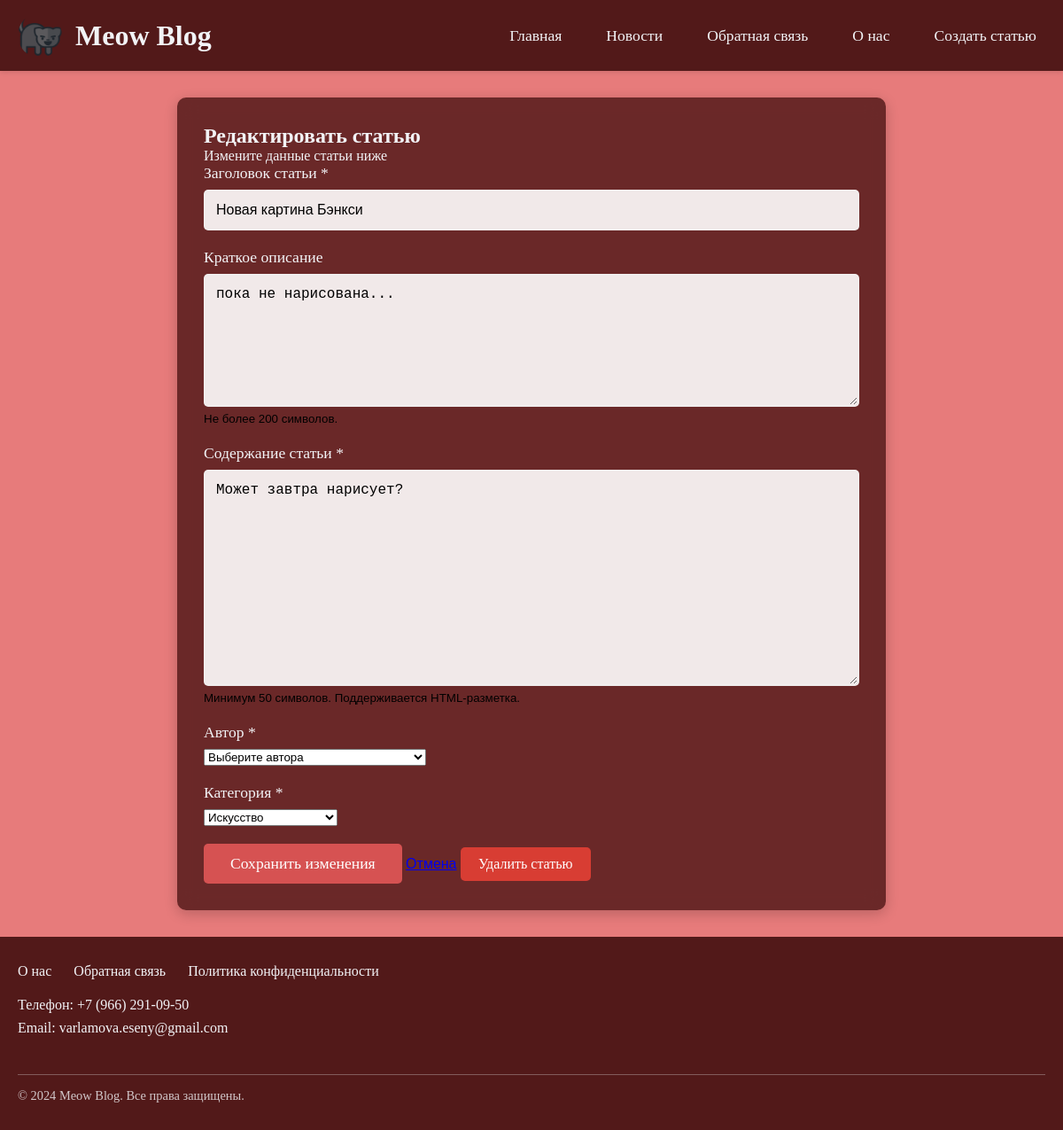
Screenshot of /edit-article/1 with the database file from the repository.
### main.py (models this page shows, shortened)
class Article(db.Model):
    __tablename__ = 'articles'
    id = db.Column(db.Integer, primary_key=True)
    title = db.Column(db.String(200), nullable=False)
    text = db.Column(db.Text, nullable=False)
    created_date = db.Column(db.DateTime, default=get_local_datetime)  # ИСПРАВЛЕНО: используем локальную функцию
    category = db.Column(db.String(50), nullable=False, default='Разное')
    excerpt = db.Column(db.Text)
    user_id = db.Column(db.Integer, db.ForeignKey('users.id'), nullable=False)
    comments = db.relationship('Comment', backref='article', lazy=True, cascade='all, delete-orphan')

### main.py (the view, shortened to what this page needs)
@app.route('/edit-article/<int:id>', methods=['GET', 'POST'])
def edit_article(id):
    article = Article.query.get(id)
    if not article:
        flash('Статья не найдена!', 'error')
        return redirect(url_for('news'))
    return render_template('edit_article.html',
                           article=article_to_dict(article),
                           title=article.title,
                           content=article.text,
                           author_id=article.user_id,
                           category=article.category,
                           excerpt=article.excerpt,
                           authors=AUTHORS,
                           categories=CATEGORIES)

### main.py (called while the page is built)
def article_to_dict(article):
    return {
        'id': article.id,
        'title': article.title,
        'date': article.created_date.strftime('%d %B %Y'),
        'excerpt': article.excerpt or article.text[:100] + '...',
        'content': f'<p>{article.text}</p>',
        'author_id': article.user_id,
        'category': article.category
    }

### templates/edit_article.html (shortened to what this page needs)
{% extends "base.html" %}
{% block content %}
<div class="edit-article-form">
    <h2>Редактировать статью</h2>
    <p>Измените данные статьи ниже</p>
    <form method="POST" action="{{ url_for('edit_article', id=article.id) }}" class="article-form">
        <div class="form-group">
            <label for="title">Заголовок статьи *</label>
            <input type="text" id="title" name="title" value="{{ title or '' }}"
                   placeholder="Введите заголовок статьи" required>
        </div>
        <div class="form-group">
            <label for="excerpt">Краткое описание</label>
            <textarea id="excerpt" name="excerpt"
                      placeholder="Краткое описание статьи"
                      rows="3">{{ excerpt or '' }}</textarea>
            <small>Не более 200 символов.</small>
        </div>
        <div class="form-group">
            <label for="content">Содержание статьи *</label>
            <textarea id="content" name="content"
                      placeholder="Напишите содержание вашей статьи..."
                      rows="12" required>{{ content or '' }}</textarea>
            <small>Минимум 50 символов. Поддерживается HTML-разметка.</small>
        </div>
        <div class="form-row">
            <div class="form-group">
                <label for="author_id">Автор *</label>
                <select id="author_id" name="author_id" required>
                    <option value="">Выберите автора</option>
                </select>
            </div>
            <div class="form-group">
                <label for="category">Категория *</label>
                <select id="category" name="category" required>
                    {% for cat in categories %}
                    <option value="{{ cat }}"
                            {% if category == cat %}selected{% endif %}>
                        {{ cat }}
                    </option>
                    {% endfor %}
                </select>
            </div>
        </div>
        <div class="form-actions">
            <button type="submit" class="submit-btn">Сохранить изменения</button>
            <a href="{{ url_for('news_article', id=article.id) }}" class="cancel-btn">Отмена</a>
            <a href="{{ url_for('delete_article', id=article.id) }}" class="delete-btn"
               onclick="return confirm('Вы уверены, что хотите удалить эту статью?')">Удалить статью</a>
        </div>
    </form>
</div>
{% endblock %}

### static/style.css (style rules this page uses)
* { margin: 0; padding: 0; box-sizing: border-box; }
body { background-color: rgba(225, 87, 87, 0.779); min-height: 100vh; display: flex; flex-direction: column; font-family: Arial, sans-serif; }
p, h1, h2, h3, h4, h5, h6 { font-family: clickclack; color: rgb(242, 243, 246); }
.form-group { margin-bottom: 20px; }
.form-group label { display: block; margin-bottom: 8px; font-family: clickclack; color: rgb(242, 243, 246); font-size: 1.1rem; }
.form-group input, .form-group textarea { width: 100%; padding: 12px; border: 2px solid rgba(242, 243, 246, 0.3); border-radius: 5px; background-color: rgba(255, 255, 255, 0.9); font-size: 1rem; transition: border-color 0.3s ease; }
.form-group textarea { min-height: 150px; resize: vertical; }
.submit-btn { background-color: rgba(225, 87, 87, 0.9); color: white; border: none; padding: 12px 30px; font-family: clickclack; font-size: 1.1rem; border-radius: 5px; cursor: pointer; transition: background-color 0.3s ease; }
.delete-btn { display: inline-flex; align-items: center; gap: 8px; background-color: rgba(244, 67, 54, 0.8); color: white; padding: 10px 20px; text-decoration: none; border-radius: 5px; font-family: clickclack; transition: background-color 0.3s ease; }
.edit-article-form { max-width: 800px; margin: 0 auto; background-color: rgba(75, 20, 20, 0.8); padding: 30px; border-radius: 10px; box-shadow: 0 4px 15px rgba(0, 0, 0, 0.2); backdrop-filter: blur(10px); }

### rows the page displays
Article: title "Новая картина Бэнкси", excerpt "пока не нарисована...", content "Может завтра нарисует?", category "Искусство"
